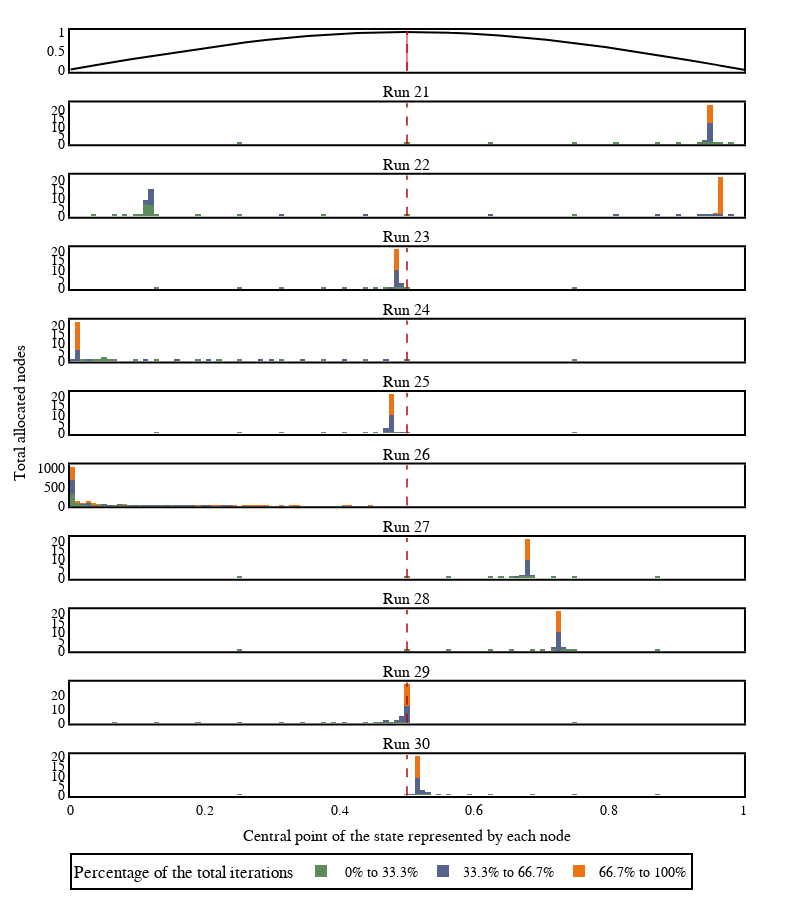

The cell this chart's notebook holds for it:
### Code cell
n_bins = 2**7+1
experiment_path = os.path.join("Outputs","FO_single_decision3")
file_path_list = lm.find_log_files("tree_data.csv", experiment_path)
print(["\n" + f for f in file_path_list])
for function_index in range(1):#[1,3]:
  data_list = []
  subplot_titles = []
  file_paths = []

  #Add ea vanilla
  paths_to_remove = []
  for file_path in [f for f in file_path_list if "Function_" + str(function_index) in f]:
      agent_name = file_path.split(os.sep)[-2]
      if "_c" in agent_name:
        #data_list.append(pd.read_csv(file_path))
        if "1_4142" in agent_name:
           agent_name= agent_name.replace("1_4142", "\u221A\u03052\u0305")
        if "0_5" in agent_name:
           agent_name= agent_name.replace("0_5", "0.5")
        agent_name = agent_name.replace("MCTS_", "MCTS ")
        agent_name = agent_name.replace(" c", " c = ")
        subplot_titles += [agent_name]
        file_paths += [file_path]
        paths_to_remove += [file_path]
  for path in paths_to_remove:
    file_path_list.remove(path)

  paths_to_remove = []
  for file_path in [f for f in file_path_list if "Function_" + str(function_index) in f]:
    agent_name = file_path.split(os.sep)[-2]
    if "EA_" in agent_name and not "SIEA_" in agent_name:
      data_list.append(pd.read_csv(file_path))
      agent_name= agent_name.replace("_its", " ")
      agent_name += " iterations"
      subplot_titles += [agent_name]
      file_paths += [file_path]
  for path in paths_to_remove:
    file_path_list.remove(path)

  for file_path in [f for f in file_path_list if "Function_" + str(function_index) in f]:
    agent_name = file_path.split(os.sep)[-2]
    if "SIEA_" in agent_name:
      #data_list.append(pd.read_csv(file_path))
      agent_name= agent_name.replace("_its", " ")
      agent_name += " iterations"
      subplot_titles += [agent_name]
      file_paths += [file_path]
    
  if subplot_titles != [] and data_list != []:
    fop = fo.GameState(function_index=function_index)

    new_data_list = []
    subplot_titles = []
    dat = data_list[0]
    for i in range(20,30):
      tdat = dat.loc[dat["run"] == i]
      new_data_list += [tdat]
      if i==26:
        my_dat = tdat
      subplot_titles += ["Run " + str(i+1)]
    data_list = new_data_list

    plot = eu.fo_tree_histogram(data_list, 
                          fop.function, 
                          "",#"Function"+str(function_index+1) , 
                          divisions = 3,
                          n_buckets = n_bins, 
                          subplot_titles = [""] + subplot_titles,#file_paths, 
                          max_x_location=fop.max_location[0],
                          y_ref_value=None)
    #plot.write_image(os.path.join(experiment_path, "F" + str(function_index+1) + "_results"+ str(n_bins) + '.png'))#, width=800, height=1000)
    plot.show()

### Figure 1 — Plotly figure (JSON) as saved in the notebook; plotly's stock layout.template omitted (floating-point values rounded to 4 significant figures; data arrays with more than 128 entries replaced by an {"elided": "..."} marker saying what was removed)
{"data": [{"marker": {"color": "#000000"}, "showlegend": false, "type": "scatter", "x": {"elided": "5000 float values"}, "xaxis": "x", "y": {"elided": "5000 float values"}, "yaxis": "y"}, {"histfunc": "avg", "legendrank": 1000, "marker": {"color": "#5B8C5A"}, "name": " 0% to 33.3%", "nbinsx": 129, "showlegend": true, "type": "histogram", "x": [0.5, 0.25, 0.75, 0.875, 0.8125, 0.9375, 0.9688, 0.9531, 0.9453, 0.9609, 0.9844, 0.9062, 0.625], "xaxis": "x2", "xbins": {"end": 1, "size": 0.007752, "start": 0}, "yaxis": "y3"}, {"histfunc": "avg", "legendrank": 999, "marker": {"color": "#56638A"}, "name": "33.3% to 66.7%", "nbinsx": 129, "showlegend": true, "type": "histogram", "x": [0.9492, 0.9512, 0.9502, 0.9497, 0.95, 0.9507, 0.9504, 0.9503, 0.9509, 0.9521, 0.9473, 0.9414], "xaxis": "x2", "xbins": {"end": 1, "size": 0.007752, "start": 0}, "yaxis": "y3"}, {"histfunc": "avg", "legendrank": 998, "marker": {"color": "#EC7316"}, "name": "66.7% to 100%", "nbinsx": 129, "showlegend": true, "type": "histogram", "x": [0.9503, 0.9502, 0.9502, 0.9502, 0.9503, 0.9502, 0.9502, 0.9502, 0.9503, 0.9504, 0.9506], "xaxis": "x2", "xbins": {"end": 1, "size": 0.007752, "start": 0}, "yaxis": "y3"}, {"histfunc": "avg", "legendrank": 1000, "marker": {"color": "#5B8C5A"}, "name": " 0% to 33.3%", "nbinsx": 129, "showlegend": false, "type": "histogram", "x": [0.5, 0.75, 0.25, 0.125, 0.1875, 0.0625, 0.09375, 0.1094, 0.1172, 0.1133, 0.1152, 0.1143, 0.1162, 0.1167, 0.1165, 0.1166, 0.1169, 0.1157, 0.1113, 0.1211, 0.1016, 0.07812, 0.03125, 0.375], "xaxis": "x3", "xbins": {"end": 1, "size": 0.007752, "start": 0}, "yaxis": "y5"}, {"histfunc": "avg", "legendrank": 999, "marker": {"color": "#56638A"}, "name": "33.3% to 66.7%", "nbinsx": 129, "showlegend": false, "type": "histogram", "x": [0.875, 0.9375, 0.9688, 0.9531, 0.9609, 0.9453, 0.9844, 0.9062, 0.8125, 0.625, 0.1163, 0.1163, 0.1163, 0.1163, 0.1163, 0.1163, 0.1163, 0.1163, 0.1163, 0.1162, 0.1164, 0.4375, 0.3125], "xaxis": "x3", "xbins": {"end": 1, "size": 0.007752, "start": 0}, "yaxis": "y5"}, {"histfunc": "avg", "legendrank": 998, "marker": {"color": "#EC7316"}, "name": "66.7% to 100%", "nbinsx": 129, "showlegend": false, "type": "histogram", "x": [0.9648, 0.9629, 0.9639, 0.9634, 0.9636, 0.9635, 0.9634, 0.9635, 0.9635, 0.9635, 0.9635, 0.9635, 0.9635, 0.9635, 0.9634, 0.9636, 0.9637, 0.9631, 0.9644, 0.9619, 0.9668, 0.957], "xaxis": "x3", "xbins": {"end": 1, "size": 0.007752, "start": 0}, "yaxis": "y5"}, {"histfunc": "avg", "legendrank": 1000, "marker": {"color": "#5B8C5A"}, "name": " 0% to 33.3%", "nbinsx": 129, "showlegend": false, "type": "histogram", "x": [0.5, 0.25, 0.375, 0.4375, 0.4688, 0.4844, 0.4922, 0.4531, 0.4062, 0.3125, 0.125, 0.75], "xaxis": "x4", "xbins": {"end": 1, "size": 0.007752, "start": 0}, "yaxis": "y7"}, {"histfunc": "avg", "legendrank": 999, "marker": {"color": "#56638A"}, "name": "33.3% to 66.7%", "nbinsx": 129, "showlegend": false, "type": "histogram", "x": [0.4883, 0.4863, 0.4873, 0.4878, 0.4875, 0.4877, 0.488, 0.4868, 0.4854, 0.4902, 0.4961, 0.4766], "xaxis": "x4", "xbins": {"end": 1, "size": 0.007752, "start": 0}, "yaxis": "y7"}, {"histfunc": "avg", "legendrank": 998, "marker": {"color": "#EC7316"}, "name": "66.7% to 100%", "nbinsx": 129, "showlegend": false, "type": "histogram", "x": [0.4877, 0.4877, 0.4877, 0.4877, 0.4877, 0.4877, 0.4877, 0.4877, 0.4878, 0.4876, 0.4874], "xaxis": "x4", "xbins": {"end": 1, "size": 0.007752, "start": 0}, "yaxis": "y7"}, {"histfunc": "avg", "legendrank": 1000, "marker": {"color": "#5B8C5A"}, "name": " 0% to 33.3%", "nbinsx": 129, "showlegend": false, "type": "histogram", "x": [0.5, 0.75, 0.25, 0.125, 0.1875, 0.2188, 0.0625, 0.03125, 0.04688, 0.05469, 0.05078, 0.03906, 0.01562, 0.09375, 0.375, 0.4375, 0.3125], "xaxis": "x5", "xbins": {"end": 1, "size": 0.007752, "start": 0}, "yaxis": "y9"}, {"histfunc": "avg", "legendrank": 999, "marker": {"color": "#56638A"}, "name": "33.3% to 66.7%", "nbinsx": 129, "showlegend": false, "type": "histogram", "x": [0.2031, 0.1562, 0.007812, 0.01172, 0.01367, 0.0127, 0.01465, 0.009766, 0.003906, 0.02344, 0.1094, 0.4062, 0.4688, 0.2812, 0.2969, 0.3438], "xaxis": "x5", "xbins": {"end": 1, "size": 0.007752, "start": 0}, "yaxis": "y9"}, {"histfunc": "avg", "legendrank": 998, "marker": {"color": "#EC7316"}, "name": "66.7% to 100%", "nbinsx": 129, "showlegend": false, "type": "histogram", "x": [0.01221, 0.01196, 0.01208, 0.01215, 0.01212, 0.01213, 0.01214, 0.01214, 0.01213, 0.01212, 0.0121, 0.01218, 0.01202, 0.01184, 0.01245, 0.01318], "xaxis": "x5", "xbins": {"end": 1, "size": 0.007752, "start": 0}, "yaxis": "y9"}, {"histfunc": "avg", "legendrank": 1000, "marker": {"color": "#5B8C5A"}, "name": " 0% to 33.3%", "nbinsx": 129, "showlegend": false, "type": "histogram", "x": [0.5, 0.75, 0.25, 0.375, 0.3125, 0.4375, 0.4688, 0.4844, 0.4766, 0.4531, 0.4062, 0.125], "xaxis": "x6", "xbins": {"end": 1, "size": 0.007752, "start": 0}, "yaxis": "y11"}, {"histfunc": "avg", "legendrank": 999, "marker": {"color": "#56638A"}, "name": "33.3% to 66.7%", "nbinsx": 129, "showlegend": false, "type": "histogram", "x": [0.4727, 0.4746, 0.4756, 0.4761, 0.4758, 0.476, 0.4763, 0.4751, 0.4736, 0.4707, 0.4805, 0.4922], "xaxis": "x6", "xbins": {"end": 1, "size": 0.007752, "start": 0}, "yaxis": "y11"}, {"histfunc": "avg", "legendrank": 998, "marker": {"color": "#EC7316"}, "name": "66.7% to 100%", "nbinsx": 129, "showlegend": false, "type": "histogram", "x": [0.4759, 0.4759, 0.4759, 0.4759, 0.4759, 0.4759, 0.4759, 0.4758, 0.4759, 0.476, 0.4757], "xaxis": "x6", "xbins": {"end": 1, "size": 0.007752, "start": 0}, "yaxis": "y11"}, {"histfunc": "avg", "legendrank": 1000, "marker": {"color": "#5B8C5A"}, "name": " 0% to 33.3%", "nbinsx": 129, "showlegend": false, "type": "histogram", "x": {"elided": "773 float values"}, "xaxis": "x7", "xbins": {"end": 1, "size": 0.007752, "start": 0}, "yaxis": "y13"}, {"histfunc": "avg", "legendrank": 999, "marker": {"color": "#56638A"}, "name": "33.3% to 66.7%", "nbinsx": 129, "showlegend": false, "type": "histogram", "x": {"elided": "773 float values"}, "xaxis": "x7", "xbins": {"end": 1, "size": 0.007752, "start": 0}, "yaxis": "y13"}, {"histfunc": "avg", "legendrank": 998, "marker": {"color": "#EC7316"}, "name": "66.7% to 100%", "nbinsx": 129, "showlegend": false, "type": "histogram", "x": {"elided": "772 float values"}, "xaxis": "x7", "xbins": {"end": 1, "size": 0.007752, "start": 0}, "yaxis": "y13"}, {"histfunc": "avg", "legendrank": 1000, "marker": {"color": "#5B8C5A"}, "name": " 0% to 33.3%", "nbinsx": 129, "showlegend": false, "type": "histogram", "x": [0.5, 0.25, 0.75, 0.625, 0.6875, 0.6562, 0.6719, 0.6797, 0.6406, 0.7188, 0.5625, 0.875], "xaxis": "x8", "xbins": {"end": 1, "size": 0.007752, "start": 0}, "yaxis": "y15"}, {"histfunc": "avg", "legendrank": 999, "marker": {"color": "#56638A"}, "name": "33.3% to 66.7%", "nbinsx": 129, "showlegend": false, "type": "histogram", "x": [0.6758, 0.6777, 0.6787, 0.6792, 0.679, 0.6788, 0.6794, 0.6782, 0.6768, 0.6738, 0.6836, 0.6641], "xaxis": "x8", "xbins": {"end": 1, "size": 0.007752, "start": 0}, "yaxis": "y15"}, {"histfunc": "avg", "legendrank": 998, "marker": {"color": "#EC7316"}, "name": "66.7% to 100%", "nbinsx": 129, "showlegend": false, "type": "histogram", "x": [0.6788, 0.6787, 0.6787, 0.6787, 0.6787, 0.6787, 0.6787, 0.6788, 0.6788, 0.6789, 0.6791], "xaxis": "x8", "xbins": {"end": 1, "size": 0.007752, "start": 0}, "yaxis": "y15"}, {"histfunc": "avg", "legendrank": 1000, "marker": {"color": "#5B8C5A"}, "name": " 0% to 33.3%", "nbinsx": 129, "showlegend": false, "type": "histogram", "x": [0.5, 0.75, 0.875, 0.625, 0.6875, 0.7188, 0.7344, 0.7422, 0.7031, 0.6562, 0.5625, 0.25], "xaxis": "x9", "xbins": {"end": 1, "size": 0.007752, "start": 0}, "yaxis": "y17"}, {"histfunc": "avg", "legendrank": 999, "marker": {"color": "#56638A"}, "name": "33.3% to 66.7%", "nbinsx": 129, "showlegend": false, "type": "histogram", "x": [0.7266, 0.7227, 0.7246, 0.7256, 0.7261, 0.7258, 0.726, 0.7263, 0.7251, 0.7236, 0.7207, 0.7305], "xaxis": "x9", "xbins": {"end": 1, "size": 0.007752, "start": 0}, "yaxis": "y17"}, {"histfunc": "avg", "legendrank": 998, "marker": {"color": "#EC7316"}, "name": "66.7% to 100%", "nbinsx": 129, "showlegend": false, "type": "histogram", "x": [0.7259, 0.7259, 0.7258, 0.7258, 0.7258, 0.7258, 0.7259, 0.7259, 0.7259, 0.726, 0.7257], "xaxis": "x9", "xbins": {"end": 1, "size": 0.007752, "start": 0}, "yaxis": "y17"}, {"histfunc": "avg", "legendrank": 1000, "marker": {"color": "#5B8C5A"}, "name": " 0% to 33.3%", "nbinsx": 129, "showlegend": false, "type": "histogram", "x": [0.5, 0.25, 0.125, 0.1875, 0.0625, 0.375, 0.3125, 0.3438, 0.4375, 0.4688, 0.4844, 0.4922, 0.4766, 0.4531, 0.4609, 0.4062, 0.3906, 0.75], "xaxis": "x10", "xbins": {"end": 1, "size": 0.007752, "start": 0}, "yaxis": "y19"}, {"histfunc": "avg", "legendrank": 999, "marker": {"color": "#56638A"}, "name": "33.3% to 66.7%", "nbinsx": 129, "showlegend": false, "type": "histogram", "x": [0.4961, 0.498, 0.499, 0.4985, 0.4988, 0.4989, 0.4983, 0.4984, 0.4995, 0.4993, 0.4971, 0.4976, 0.4941, 0.4951, 0.4883, 0.4902, 0.4727], "xaxis": "x10", "xbins": {"end": 1, "size": 0.007752, "start": 0}, "yaxis": "y19"}, {"histfunc": "avg", "legendrank": 998, "marker": {"color": "#EC7316"}, "name": "66.7% to 100%", "nbinsx": 129, "showlegend": false, "type": "histogram", "x": [0.499, 0.4989, 0.4989, 0.499, 0.499, 0.499, 0.4989, 0.4989, 0.4989, 0.4989, 0.499, 0.499, 0.4988, 0.4988, 0.4987, 0.4986], "xaxis": "x10", "xbins": {"end": 1, "size": 0.007752, "start": 0}, "yaxis": "y19"}, {"histfunc": "avg", "legendrank": 1000, "marker": {"color": "#5B8C5A"}, "name": " 0% to 33.3%", "nbinsx": 129, "showlegend": false, "type": "histogram", "x": [0.5, 0.75, 0.625, 0.5625, 0.5312, 0.5156, 0.5234, 0.5469, 0.5938, 0.6875, 0.875, 0.25], "xaxis": "x11", "xbins": {"end": 1, "size": 0.007752, "start": 0}, "yaxis": "y21"}, {"histfunc": "avg", "legendrank": 999, "marker": {"color": "#56638A"}, "name": "33.3% to 66.7%", "nbinsx": 129, "showlegend": false, "type": "histogram", "x": [0.5195, 0.5176, 0.5186, 0.519, 0.5188, 0.5187, 0.5193, 0.5181, 0.5166, 0.5215, 0.5273, 0.5078], "xaxis": "x11", "xbins": {"end": 1, "size": 0.007752, "start": 0}, "yaxis": "y21"}, {"histfunc": "avg", "legendrank": 998, "marker": {"color": "#EC7316"}, "name": "66.7% to 100%", "nbinsx": 129, "showlegend": false, "type": "histogram", "x": [0.5186, 0.5186, 0.5187, 0.5187, 0.5187, 0.5187, 0.5187, 0.5186, 0.5186, 0.5187, 0.5189], "xaxis": "x11", "xbins": {"end": 1, "size": 0.007752, "start": 0}, "yaxis": "y21"}], "layout": {"annotations": [{"font": {"size": 16}, "showarrow": false, "text": "Run 21", "x": 0.47, "xanchor": "center", "xref": "paper", "y": 0.9055, "yanchor": "bottom", "yref": "paper"}, {"font": {"size": 16}, "showarrow": false, "text": "Run 22", "x": 0.47, "xanchor": "center", "xref": "paper", "y": 0.8109, "yanchor": "bottom", "yref": "paper"}, {"font": {"size": 16}, "showarrow": false, "text": "Run 23", "x": 0.47, "xanchor": "center", "xref": "paper", "y": 0.7164, "yanchor": "bottom", "yref": "paper"}, {"font": {"size": 16}, "showarrow": false, "text": "Run 24", "x": 0.47, "xanchor": "center", "xref": "paper", "y": 0.6218, "yanchor": "bottom", "yref": "paper"}, {"font": {"size": 16}, "showarrow": false, "text": "Run 25", "x": 0.47, "xanchor": "center", "xref": "paper", "y": 0.5273, "yanchor": "bottom", "yref": "paper"}, {"font": {"size": 16}, "showarrow": false, "text": "Run 26", "x": 0.47, "xanchor": "center", "xref": "paper", "y": 0.4327, "yanchor": "bottom", "yref": "paper"}, {"font": {"size": 16}, "showarrow": false, "text": "Run 27", "x": 0.47, "xanchor": "center", "xref": "paper", "y": 0.3382, "yanchor": "bottom", "yref": "paper"}, {"font": {"size": 16}, "showarrow": false, "text": "Run 28", "x": 0.47, "xanchor": "center", "xref": "paper", "y": 0.2436, "yanchor": "bottom", "yref": "paper"}, {"font": {"size": 16}, "showarrow": false, "text": "Run 29", "x": 0.47, "xanchor": "center", "xref": "paper", "y": 0.1491, "yanchor": "bottom", "yref": "paper"}, {"font": {"size": 16}, "showarrow": false, "text": "Run 30", "x": 0.47, "xanchor": "center", "xref": "paper", "y": 0.05455, "yanchor": "bottom", "yref": "paper"}, {"font": {"size": 16}, "showarrow": false, "text": "Central point of the state represented by each node", "x": 0.47, "xanchor": "center", "xref": "paper", "y": 0, "yanchor": "top", "yref": "paper", "yshift": -30}, {"font": {"size": 16}, "showarrow": false, "text": "Total allocated nodes", "textangle": -90, "x": 0, "xanchor": "right", "xref": "paper", "xshift": -40, "y": 0.5, "yanchor": "middle", "yref": "paper"}], "barmode": "stack", "font": {"color": "black", "family": "Arial", "size": 14}, "height": 900, "legend": {"bgcolor": "white", "bordercolor": "Black", "borderwidth": 2, "font": {"color": "black", "family": "Arial", "size": 14}, "itemsizing": "trace", "itemwidth": 30, "orientation": "h", "title": {"text": "Percentage of the total iterations"}, "y": -0.075, "yanchor": "top"}, "margin": {"b": 50, "l": 70, "r": 10, "t": 30}, "plot_bgcolor": "rgba(0,0,0,0)", "shapes": [{"line": {"color": "#B10909", "dash": "dash", "width": 1.5}, "type": "line", "x0": 0.5, "x1": 0.5, "xref": "x", "y0": 0, "y1": 1, "yref": "y2"}, {"line": {"color": "#B10909", "dash": "dash", "width": 1.5}, "type": "line", "x0": 0.5, "x1": 0.5, "xref": "x", "y0": 0, "y1": 1, "yref": "y4"}, {"line": {"color": "#B10909", "dash": "dash", "width": 1.5}, "type": "line", "x0": 0.5, "x1": 0.5, "xref": "x", "y0": 0, "y1": 1, "yref": "y6"}, {"line": {"color": "#B10909", "dash": "dash", "width": 1.5}, "type": "line", "x0": 0.5, "x1": 0.5, "xref": "x", "y0": 0, "y1": 1, "yref": "y8"}, {"line": {"color": "#B10909", "dash": "dash", "width": 1.5}, "type": "line", "x0": 0.5, "x1": 0.5, "xref": "x", "y0": 0, "y1": 1, "yref": "y10"}, {"line": {"color": "#B10909", "dash": "dash", "width": 1.5}, "type": "line", "x0": 0.5, "x1": 0.5, "xref": "x", "y0": 0, "y1": 1, "yref": "y12"}, {"line": {"color": "#B10909", "dash": "dash", "width": 1.5}, "type": "line", "x0": 0.5, "x1": 0.5, "xref": "x", "y0": 0, "y1": 1, "yref": "y14"}, {"line": {"color": "#B10909", "dash": "dash", "width": 1.5}, "type": "line", "x0": 0.5, "x1": 0.5, "xref": "x", "y0": 0, "y1": 1, "yref": "y16"}, {"line": {"color": "#B10909", "dash": "dash", "width": 1.5}, "type": "line", "x0": 0.5, "x1": 0.5, "xref": "x", "y0": 0, "y1": 1, "yref": "y18"}, {"line": {"color": "#B10909", "dash": "dash", "width": 1.5}, "type": "line", "x0": 0.5, "x1": 0.5, "xref": "x", "y0": 0, "y1": 1, "yref": "y20"}, {"line": {"color": "#B10909", "dash": "dash", "width": 1.5}, "type": "line", "x0": 0.5, "x1": 0.5, "xref": "x", "y0": 0, "y1": 1, "yref": "y22"}, {"line": {"color": "red", "width": 1}, "type": "line", "x0": 0.5, "x1": 0.5, "xref": "x", "y0": 0, "y1": 1, "yref": "y"}, {"line": {"color": "red", "width": 1}, "type": "line", "x0": 0.5, "x1": 0.5, "xref": "x2", "y0": 0, "y1": 1, "yref": "y3"}, {"line": {"color": "red", "width": 1}, "type": "line", "x0": 0.5, "x1": 0.5, "xref": "x3", "y0": 0, "y1": 1, "yref": "y5"}, {"line": {"color": "red", "width": 1}, "type": "line", "x0": 0.5, "x1": 0.5, "xref": "x4", "y0": 0, "y1": 1, "yref": "y7"}, {"line": {"color": "red", "width": 1}, "type": "line", "x0": 0.5, "x1": 0.5, "xref": "x5", "y0": 0, "y1": 1, "yref": "y9"}, {"line": {"color": "red", "width": 1}, "type": "line", "x0": 0.5, "x1": 0.5, "xref": "x6", "y0": 0, "y1": 1, "yref": "y11"}, {"line": {"color": "red", "width": 1}, "type": "line", "x0": 0.5, "x1": 0.5, "xref": "x7", "y0": 0, "y1": 1, "yref": "y13"}, {"line": {"color": "red", "width": 1}, "type": "line", "x0": 0.5, "x1": 0.5, "xref": "x8", "y0": 0, "y1": 1, "yref": "y15"}, {"line": {"color": "red", "width": 1}, "type": "line", "x0": 0.5, "x1": 0.5, "xref": "x9", "y0": 0, "y1": 1, "yref": "y17"}, {"line": {"color": "red", "width": 1}, "type": "line", "x0": 0.5, "x1": 0.5, "xref": "x10", "y0": 0, "y1": 1, "yref": "y19"}, {"line": {"color": "red", "width": 1}, "type": "line", "x0": 0.5, "x1": 0.5, "xref": "x11", "y0": 0, "y1": 1, "yref": "y21"}], "title": {"text": ""}, "width": 800, "xaxis": {"anchor": "y", "domain": [0, 0.94], "linecolor": "black", "linewidth": 2, "matches": "x11", "mirror": true, "showline": true, "showticklabels": false}, "xaxis10": {"anchor": "y19", "domain": [0, 0.94], "linecolor": "black", "linewidth": 2, "matches": "x11", "mirror": true, "showline": true, "showticklabels": false}, "xaxis11": {"anchor": "y21", "domain": [0, 0.94], "linecolor": "black", "linewidth": 2, "mirror": true, "showline": true}, "xaxis2": {"anchor": "y3", "domain": [0, 0.94], "linecolor": "black", "linewidth": 2, "matches": "x11", "mirror": true, "showline": true, "showticklabels": false}, "xaxis3": {"anchor": "y5", "domain": [0, 0.94], "linecolor": "black", "linewidth": 2, "matches": "x11", "mirror": true, "showline": true, "showticklabels": false}, "xaxis4": {"anchor": "y7", "domain": [0, 0.94], "linecolor": "black", "linewidth": 2, "matches": "x11", "mirror": true, "showline": true, "showticklabels": false}, "xaxis5": {"anchor": "y9", "domain": [0, 0.94], "linecolor": "black", "linewidth": 2, "matches": "x11", "mirror": true, "showline": true, "showticklabels": false}, "xaxis6": {"anchor": "y11", "domain": [0, 0.94], "linecolor": "black", "linewidth": 2, "matches": "x11", "mirror": true, "showline": true, "showticklabels": false}, "xaxis7": {"anchor": "y13", "domain": [0, 0.94], "linecolor": "black", "linewidth": 2, "matches": "x11", "mirror": true, "showline": true, "showticklabels": false}, "xaxis8": {"anchor": "y15", "domain": [0, 0.94], "linecolor": "black", "linewidth": 2, "matches": "x11", "mirror": true, "showline": true, "showticklabels": false}, "xaxis9": {"anchor": "y17", "domain": [0, 0.94], "linecolor": "black", "linewidth": 2, "matches": "x11", "mirror": true, "showline": true, "showticklabels": false}, "yaxis": {"anchor": "x", "domain": [0.9455, 1], "gridcolor": "#5B8C5A", "gridwidth": 0.1, "linecolor": "black", "linewidth": 2, "mirror": true, "nticks": 5, "showgrid": false, "showline": true, "tick0": 0}, "yaxis10": {"anchor": "x5", "gridcolor": "#5B8C5A", "gridwidth": 0.1, "linecolor": "black", "linewidth": 2, "mirror": true, "nticks": 5, "overlaying": "y9", "showgrid": false, "showline": true, "side": "right", "tick0": 0, "visible": false}, "yaxis11": {"anchor": "x6", "domain": [0.4727, 0.5273], "gridcolor": "#5B8C5A", "gridwidth": 0.1, "linecolor": "black", "linewidth": 2, "mirror": true, "nticks": 5, "showgrid": false, "showline": true, "tick0": 0}, "yaxis12": {"anchor": "x6", "gridcolor": "#5B8C5A", "gridwidth": 0.1, "linecolor": "black", "linewidth": 2, "mirror": true, "nticks": 5, "overlaying": "y11", "showgrid": false, "showline": true, "side": "right", "tick0": 0, "visible": false}, "yaxis13": {"anchor": "x7", "domain": [0.3782, 0.4327], "gridcolor": "#5B8C5A", "gridwidth": 0.1, "linecolor": "black", "linewidth": 2, "mirror": true, "nticks": 5, "showgrid": false, "showline": true, "tick0": 0}, "yaxis14": {"anchor": "x7", "gridcolor": "#5B8C5A", "gridwidth": 0.1, "linecolor": "black", "linewidth": 2, "mirror": true, "nticks": 5, "overlaying": "y13", "showgrid": false, "showline": true, "side": "right", "tick0": 0, "visible": false}, "yaxis15": {"anchor": "x8", "domain": [0.2836, 0.3382], "gridcolor": "#5B8C5A", "gridwidth": 0.1, "linecolor": "black", "linewidth": 2, "mirror": true, "nticks": 5, "showgrid": false, "showline": true, "tick0": 0}, "yaxis16": {"anchor": "x8", "gridcolor": "#5B8C5A", "gridwidth": 0.1, "linecolor": "black", "linewidth": 2, "mirror": true, "nticks": 5, "overlaying": "y15", "showgrid": false, "showline": true, "side": "right", "tick0": 0, "visible": false}, "yaxis17": {"anchor": "x9", "domain": [0.1891, 0.2436], "gridcolor": "#5B8C5A", "gridwidth": 0.1, "linecolor": "black", "linewidth": 2, "mirror": true, "nticks": 5, "showgrid": false, "showline": true, "tick0": 0}, "yaxis18": {"anchor": "x9", "gridcolor": "#5B8C5A", "gridwidth": 0.1, "linecolor": "black", "linewidth": 2, "mirror": true, "nticks": 5, "overlaying": "y17", "showgrid": false, "showline": true, "side": "right", "tick0": 0, "visible": false}, "yaxis19": {"anchor": "x10", "domain": [0.09455, 0.1491], "gridcolor": "#5B8C5A", "gridwidth": 0.1, "linecolor": "black", "linewidth": 2, "mirror": true, "nticks": 5, "showgrid": false, "showline": true, "tick0": 0}, "yaxis2": {"anchor": "x", "gridcolor": "#5B8C5A", "gridwidth": 0.1, "linecolor": "black", "linewidth": 2, "mirror": true, "nticks": 5, "overlaying": "y", "showgrid": false, "showline": true, "side": "right", "tick0": 0, "visible": false}, "yaxis20": {"anchor": "x10", "gridcolor": "#5B8C5A", "gridwidth": 0.1, "linecolor": "black", "linewidth": 2, "mirror": true, "nticks": 5, "overlaying": "y19", "showgrid": false, "showline": true, "side": "right", "tick0": 0, "visible": false}, "yaxis21": {"anchor": "x11", "domain": [0, 0.05455], "gridcolor": "#5B8C5A", "gridwidth": 0.1, "linecolor": "black", "linewidth": 2, "mirror": true, "nticks": 5, "showgrid": false, "showline": true, "tick0": 0}, "yaxis22": {"anchor": "x11", "gridcolor": "#5B8C5A", "gridwidth": 0.1, "linecolor": "black", "linewidth": 2, "mirror": true, "nticks": 5, "overlaying": "y21", "showgrid": false, "showline": true, "side": "right", "tick0": 0, "visible": false}, "yaxis3": {"anchor": "x2", "domain": [0.8509, 0.9055], "gridcolor": "#5B8C5A", "gridwidth": 0.1, "linecolor": "black", "linewidth": 2, "mirror": true, "nticks": 5, "showgrid": false, "showline": true, "tick0": 0}, "yaxis4": {"anchor": "x2", "gridcolor": "#5B8C5A", "gridwidth": 0.1, "linecolor": "black", "linewidth": 2, "mirror": true, "nticks": 5, "overlaying": "y3", "showgrid": false, "showline": true, "side": "right", "tick0": 0, "visible": false}, "yaxis5": {"anchor": "x3", "domain": [0.7564, 0.8109], "gridcolor": "#5B8C5A", "gridwidth": 0.1, "linecolor": "black", "linewidth": 2, "mirror": true, "nticks": 5, "showgrid": false, "showline": true, "tick0": 0}, "yaxis6": {"anchor": "x3", "gridcolor": "#5B8C5A", "gridwidth": 0.1, "linecolor": "black", "linewidth": 2, "mirror": true, "nticks": 5, "overlaying": "y5", "showgrid": false, "showline": true, "side": "right", "tick0": 0, "visible": false}, "yaxis7": {"anchor": "x4", "domain": [0.6618, 0.7164], "gridcolor": "#5B8C5A", "gridwidth": 0.1, "linecolor": "black", "linewidth": 2, "mirror": true, "nticks": 5, "showgrid": false, "showline": true, "tick0": 0}, "yaxis8": {"anchor": "x4", "gridcolor": "#5B8C5A", "gridwidth": 0.1, "linecolor": "black", "linewidth": 2, "mirror": true, "nticks": 5, "overlaying": "y7", "showgrid": false, "showline": true, "side": "right", "tick0": 0, "visible": false}, "yaxis9": {"anchor": "x5", "domain": [0.5673, 0.6218], "gridcolor": "#5B8C5A", "gridwidth": 0.1, "linecolor": "black", "linewidth": 2, "mirror": true, "nticks": 5, "showgrid": false, "showline": true, "tick0": 0}}}
